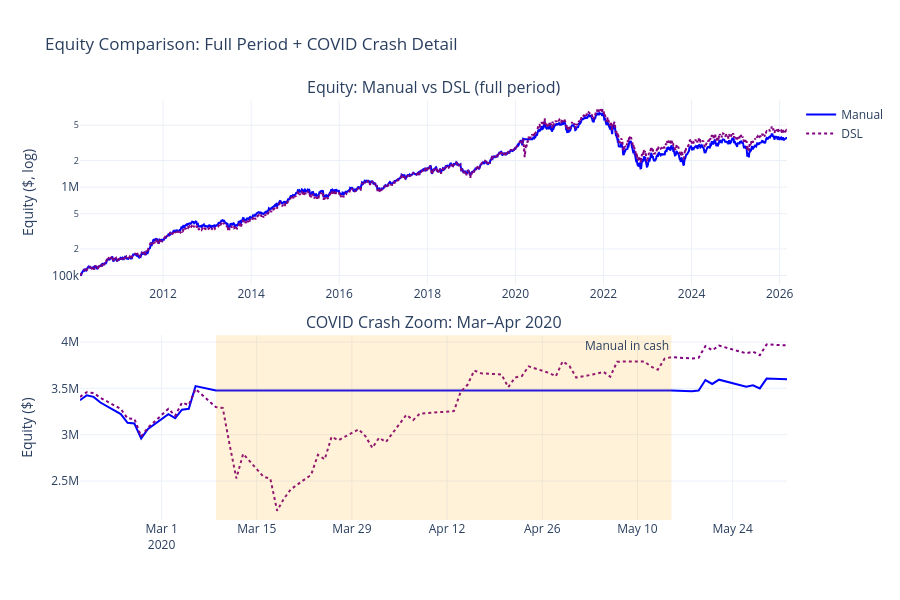

Write notebook code for a chart like this one.
### Code cell
# ====== Equity Difference & COVID Zoom — Plotly ======

fig = make_subplots(rows=2, cols=1, vertical_spacing=0.12,
                    subplot_titles=('Equity: Manual vs DSL (full period)',
                                    'COVID Crash Zoom: Mar–Apr 2020'))

# Full period log equity
fig.add_trace(go.Scatter(x=combined.index, y=combined['man_equity'],
    name='Manual', line=dict(color='blue', width=2)), row=1, col=1)
fig.add_trace(go.Scatter(x=combined.index, y=combined['dsl_equity'],
    name='DSL', line=dict(color='purple', width=2, dash='dot')), row=1, col=1)
fig.update_yaxes(type='log', title_text='Equity ($, log)', row=1, col=1)

# COVID zoom
covid = combined.loc['2020-02-15':'2020-06-01']
fig.add_trace(go.Scatter(x=covid.index, y=covid['man_equity'],
    name='Manual (COVID)', line=dict(color='blue', width=2), showlegend=False), row=2, col=1)
fig.add_trace(go.Scatter(x=covid.index, y=covid['dsl_equity'],
    name='DSL (COVID)', line=dict(color='purple', width=2, dash='dot'), showlegend=False), row=2, col=1)

# Mark cash periods on zoom
cash_idx = covid[covid['man_in_cash'] == True].index
if len(cash_idx) > 0:
    fig.add_vrect(x0=cash_idx[0], x1=cash_idx[-1],
                  fillcolor='orange', opacity=0.15, line_width=0,
                  annotation_text='Manual in cash', row=2, col=1)

fig.update_yaxes(title_text='Equity ($)', row=2, col=1)
fig.update_layout(height=600, template='plotly_white', hovermode='x unified',
                  title='Equity Comparison: Full Period + COVID Crash Detail')
fig.show()

# Summary stats
print(f"Mean equity difference:   ${combined['equity_diff'].mean():>10,.0f}  ({combined['equity_diff_pct'].mean():.1f}%)")
print(f"Max DSL ahead:            ${combined['equity_diff'].max():>10,.0f}  ({combined['equity_diff_pct'].max():.1f}%)")
print(f"Max Manual ahead:         ${combined['equity_diff'].min():>10,.0f}  ({combined['equity_diff_pct'].min():.1f}%)")
print(f"Correlation:               {combined['man_equity'].corr(combined['dsl_equity']):.6f}")
